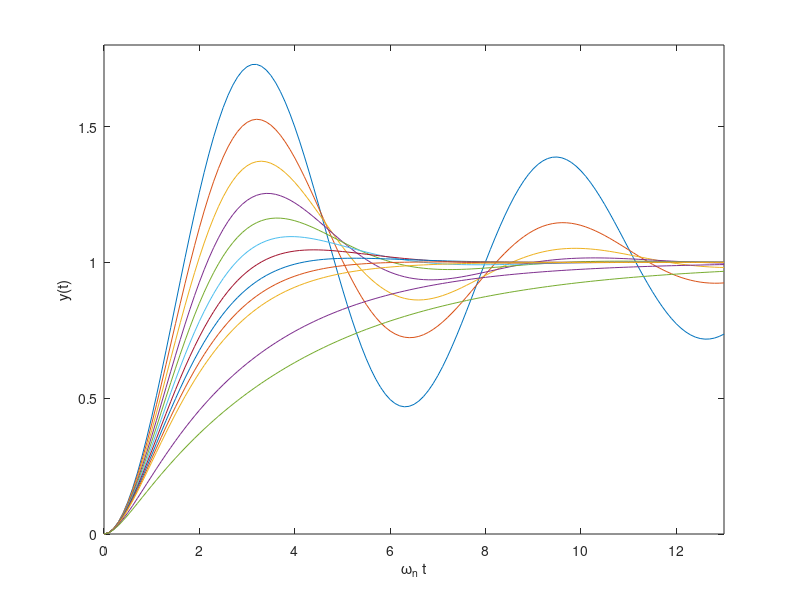

Reproduce this figure in MATLAB.
clear all; clc

whichcase=1;
switch whichcase
    case 1 % Step response for prototype 2nd order system
        zeta=[0.1:0.1:1.0 1.5 2.0];
        
        t=[0:0.1:13]; y=zeros(length(zeta), length(t));
        for k=1:length(zeta)
           sys1=tf(1, [1 2*zeta(k) 1]);
           y(k,:)=step(sys1,t);
        end
        
        plot(t, y)
        xlabel('\omega_n t')
        ylabel('y(t)')
        axis([0 13 0 1.8])
        
    case 2 % Adding poles to OLTF, zeta=1
        t=[0:0.1:20];
        zeta1=1;
        Tp=[0 1.0 2.0 5.0];
        for k=1:length(Tp)
            sys1=tf(1, [Tp(k) 1+2*zeta1*Tp(k) 2*zeta1 1]);
            y1(k,:)=step(sys1,t);
        end
        figure(1)
        plot(t, y1)
        xlabel('Time (sec)')
        ylabel('y(t)')
        axis([0 20 0 2])
        
    case 3 % Adding poles to OLTF, zeta=0.25
        t=[0:0.1:20];
        zeta2=0.25; 
        Tp=[0.2 0.667 1];
        for k=1:length(Tp)
            sys2=tf(1, [Tp(k) 1+2*zeta2*Tp(k) 2*zeta2 1]);
            y2(k,:)=step(sys2,t);
        end
        plot(t, y2)
        xlabel('Time (sec)')
        ylabel('y(t)')
        axis([0 20 0 2.8])

    case 4 % Adding a pole to CLTF
        t=[0:0.1:15];
        zeta=0.5; 
        Tp=[0 0.5 1 2 4];
        for k=1:length(Tp)
            den=conv([1 2*zeta 1], [Tp(k) 1]);
            sys=tf(1, den);
            y(k,:)=step(sys,t);
        end
        plot(t, y)
        xlabel('Time (sec)')
        ylabel('y(t)')
        axis([0 15 0 1.8])
        
    case 5 % Adding a zero to CLTF
        t=[0:0.1:15];
        zeta=0.5; 
        Tz=[0 1 3 6 10];
        for k=1:length(Tz)
            sys=tf([Tz(k) 1], [1 2*zeta 1]);
            y(k,:)=step(sys,t);
        end
        plot(t, y)
        xlabel('Time (sec)')
        ylabel('y(t)')
        axis([0 15 0 6])        
        
    case 6 % Adding a zero to OLTF
        t=[0:0.05:10];
        zeta=0.5; 
        Tz=[0 0.2 0.5 2 5 10];
        for k=1:length(Tz)
            sys=tf(6*[Tz(k) 1], [1 3 2+6*Tz(k) 6]);
            y(k,:)=step(sys,t);
        end
        plot(t, y)
        xlabel('Time (sec)')
        ylabel('y(t)')
        axis([0 10 0 2])            
end